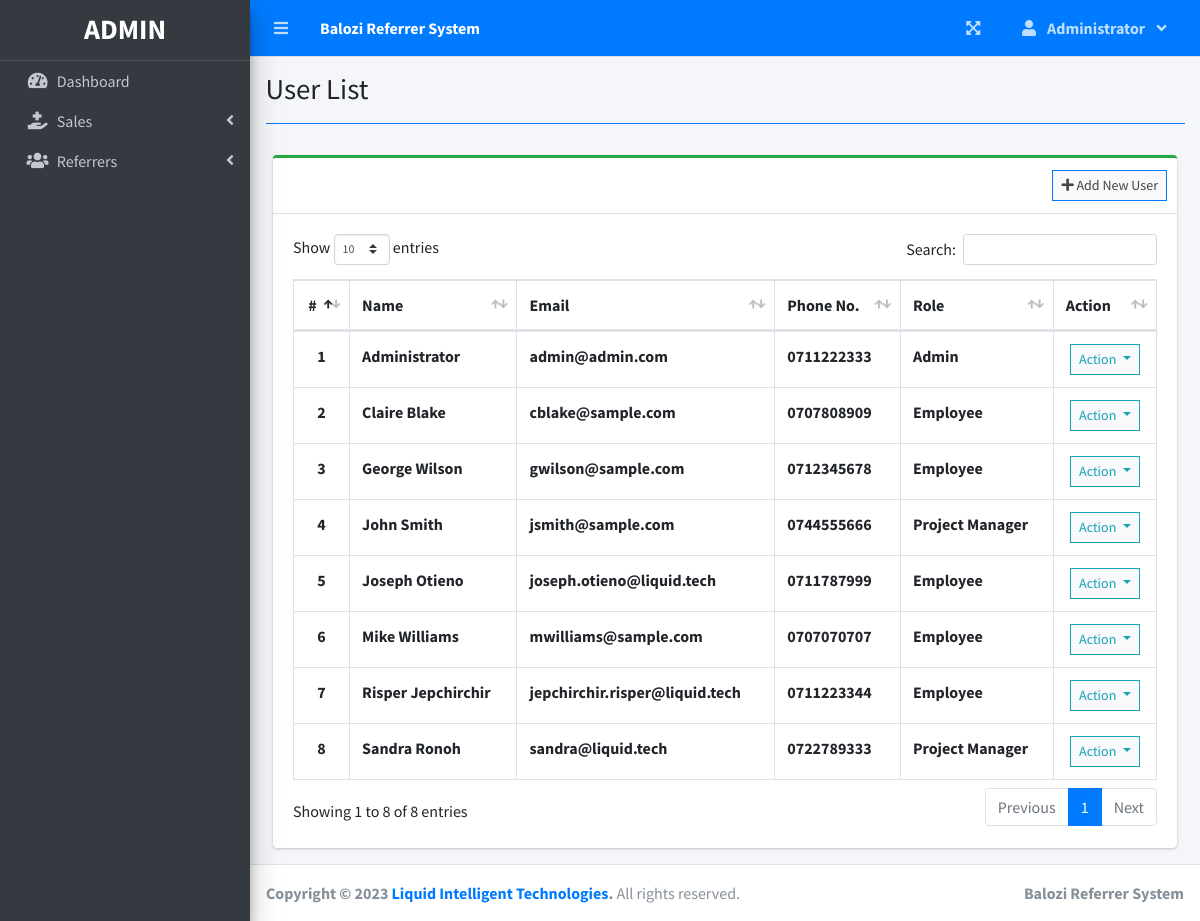
Page /index.php?page=user_list (signed in) on the committed database.
### tables this page shows
CREATE TABLE `users` (
  `id` int(30) NOT NULL,
  `firstname` varchar(200) NOT NULL,
  `lastname` varchar(200) NOT NULL,
  `phone_no` varchar(15) NOT NULL,
  `email` varchar(200) NOT NULL,
  `password` text NOT NULL,
  `department` varchar(30) DEFAULT NULL,
  `type` tinyint(1) NOT NULL DEFAULT 2 COMMENT '1 = admin, 2 = staff',
  `avatar` text NOT NULL DEFAULT 'no-image-available.png',
  `date_created` datetime NOT NULL DEFAULT current_timestamp()
);

### user_list.php (the view, shortened to what this page needs)
<?php include'db_connect.php' ?>
<div class="col-lg-12">
	<div class="card card-outline card-success">
		<div class="card-header">
			<div class="card-tools">
				<a class="btn btn-block btn-sm btn-default btn-flat border-primary" href="./index.php?page=new_user"><i class="fa fa-plus"></i> Add New User</a>
			</div>
		</div>
		<div class="card-body">
			<table class="table tabe-hover table-bordered" id="list">
				<thead>
					<tr>
						<th class="text-center">#</th>
						<th>Name</th>
						<th>Email</th>
						<th>Phone No.</th>
						<th>Role</th>
						<th>Action</th>
					</tr>
				</thead>
				<tbody>
					<?php
					$i = 1;
					$type = array('',"Admin","Project Manager","Employee");
					$qry = $conn->query("SELECT *,concat(firstname,' ',lastname) as name FROM users order by concat(firstname,' ',lastname) asc");
					while($row= $qry->fetch_assoc()):
					?>
					<tr>
						<th class="text-center"><?php echo $i++ ?></th>
						<td><b><?php echo ucwords($row['name']) ?></b></td>
						<td><b><?php echo $row['email'] ?></b></td>
						<td><b><?php echo $row['phone_no'] ?></b></td>
						<td><b><?php echo $type[$row['type']] ?></b></td>
						<td class="text-center">
							<button type="button" class="btn btn-default btn-sm btn-flat border-info wave-effect text-info dropdown-toggle" data-toggle="dropdown" aria-expanded="true">
		                      Action
		                    </button>
						</td>
					</tr>
				<?php endwhile; ?>
				</tbody>
			</table>
		</div>
	</div>
</div>

### index.php (shortened to what this page needs)
<!DOCTYPE html>
<html lang="en">
<?php
	include 'header.php'
?>
<body class="hold-transition sidebar-mini layout-fixed layout-navbar-fixed layout-footer-fixed">
<div class="wrapper">
  <?php include 'topbar.php' ?>
  <?php include 'sidebar.php' ?>
  <div class="content-wrapper">
    <div class="content-header">
      <div class="container-fluid">
        <div class="row mb-2">
          <div class="col-sm-6">
            <h1 class="m-0"><?php echo $title ?></h1>
          </div>
        </div>
            <hr class="border-primary">
      </div>
    </div>
    <section class="content">
      <div class="container-fluid">
         <?php
            $page = isset($_GET['page']) ? $_GET['page'] : 'home';
            if(!file_exists($page.".php")){
                include '404.html';
            }else{
            include $page.'.php';
            }
          ?>
      </div>
    </section>
  </div>
  <footer class="main-footer">
    <strong>Copyright &copy; 2023 <a href="https://liquid.tech">Liquid Intelligent Technologies</a>.</strong>
    All rights reserved.
    <div class="float-right d-none d-sm-inline-block">
      <b><?php echo $_SESSION['system']['name'] ?></b>
    </div>
  </footer>
</div>
</body>
</html>

### header.php (shortened to what this page needs)
<head>
  <?php
  $title = isset($_GET['page']) ? ucwords(str_replace("_", ' ', $_GET['page'])) : "Home";
  ?>
  <link rel="stylesheet" href="assets/plugins/fontawesome-free/css/all.min.css">
  <link rel="stylesheet" href="assets/plugins/overlayScrollbars/css/OverlayScrollbars.min.css">
  <link rel="stylesheet" href="assets/plugins/datatables-bs4/css/dataTables.bootstrap4.min.css">
  <link rel="stylesheet" href="assets/plugins/datatables-responsive/css/responsive.bootstrap4.min.css">
  <link rel="stylesheet" href="assets/plugins/datatables-buttons/css/buttons.bootstrap4.min.css">
  <link rel="stylesheet" href="assets/plugins/select2/css/select2.min.css">
  <link rel="stylesheet" href="assets/plugins/select2-bootstrap4-theme/select2-bootstrap4.min.css">
  <link rel="stylesheet" href="assets/plugins/sweetalert2-theme-bootstrap-4/bootstrap-4.min.css">
  <link rel="stylesheet" href="assets/plugins/toastr/toastr.min.css">
  <link rel="stylesheet" href="assets/plugins/dropzone/min/dropzone.min.css">
  <link rel="stylesheet" href="assets/dist/css/jquery.datetimepicker.min.css">
  <link rel="stylesheet" href="assets/plugins/icheck-bootstrap/icheck-bootstrap.min.css">
  <link rel="stylesheet" href="assets/plugins/bootstrap4-toggle/css/bootstrap4-toggle.min.css">
  <link rel="stylesheet" href="assets/dist/css/adminlte.min.css">
  <link rel="stylesheet" href="assets/dist/css/styles.css">
  <link rel="stylesheet" href="assets/plugins/summernote/summernote-bs4.min.css">
</head>

### topbar.php (shortened to what this page needs)
<nav class="main-header navbar navbar-expand navbar-primary navbar-dark ">
  <ul class="navbar-nav">
    <?php if(isset($_SESSION['login_id'])): ?>
    <li class="nav-item">
      <a class="nav-link" data-widget="pushmenu" href="" role="button"><i class="fas fa-bars"></i></a>
    </li>
  <?php endif; ?>
    <li>
      <a class="nav-link text-white"  href="./" role="button"> <large><b><?php echo $_SESSION['system']['name'] ?></b></large></a>
    </li>
  </ul>
  <ul class="navbar-nav ml-auto">
    <li class="nav-item">
      <a class="nav-link" data-widget="fullscreen" href="#" role="button">
        <i class="fas fa-expand-arrows-alt"></i>
      </a>
    </li>
   <li class="nav-item dropdown">
          <a class="nav-link"  data-toggle="dropdown" aria-expanded="true" href="javascript:void(0)">
            <span>
              <div class="d-felx badge-pill">
                <span class="fa fa-user mr-2"></span>
                <span><b><?php echo ucwords($_SESSION['login_fullname']) ?></b></span>
                <span class="fa fa-angle-down ml-2"></span>
              </div>
            </span>
          </a>
    </li>
  </ul>
</nav>

### sidebar.php (shortened to what this page needs)
<aside class="main-sidebar sidebar-dark-primary elevation-4">
  <div class="dropdown">
 	<a href="./" class="brand-link">
      <?php if($_SESSION['login_type'] == 1): ?>
      <h3 class="text-center p-0 m-0"><b>ADMIN</b></h3>
      <?php else: ?>
      <h3 class="text-center p-0 m-0"><b>REFERRER</b></h3>
      <?php endif; ?>
  </a>
  </div>
  <div class="sidebar pb-4 mb-4">
    <nav class="mt-2">
      <ul class="nav nav-pills nav-sidebar flex-column nav-flat" data-widget="treeview" role="menu" data-accordion="false">
        <li class="nav-item dropdown">
          <a href="./" class="nav-link nav-home">
            <i class="nav-icon fas fa-tachometer-alt"></i>
            <p>
              Dashboard
            </p>
          </a>
        </li>
        <li class="nav-item">
          <a href="#" class="nav-link nav-edit_request nav-view_sale">
            <i class="nav-icon fas fa-hand-holding-medical"></i>
            <p>
              Sales
              <i class="right fas fa-angle-left"></i>
            </p>
          </a>
        </li>
        <?php if($_SESSION['login_type'] == 1): ?>
        <li class="nav-item">
          <a href="#" class="nav-link nav-edit_referrer">
            <i class="nav-icon fas fa-users"></i>
            <p>
              Referrers
              <i class="right fas fa-angle-left"></i>
            </p>
          </a>
        </li>
      <?php endif; ?>
      </ul>
    </nav>
  </div>
</aside>

### rows in the picture
users: name "Administrator", email "admin@admin.com", phone_no "0711222333", type "Admin"
users: name "Claire Blake", email "cblake@sample.com", phone_no "0707808909", type "Employee"
users: name "George Wilson", email "gwilson@sample.com", phone_no "0712345678", type "Employee"
users: name "John Smith", email "jsmith@sample.com", phone_no "0744555666", type "Project Manager"
users: name "Joseph Otieno", email "joseph.otieno@liquid.tech", phone_no "0711787999", type "Employee"
users: name "Mike Williams", email "mwilliams@sample.com", phone_no "0707070707", type "Employee"
users: name "Risper Jepchirchir", email "jepchirchir.risper@liquid.tech", phone_no "0711223344", type "Employee"
users: name "Sandra Ronoh", email "sandra@liquid.tech", phone_no "0722789333", type "Project Manager"

### other values in the picture
$_SESSION['system']['name'] "Balozi Referrer System"
$_SESSION['login_fullname'] "Administrator"
$title "User List"
